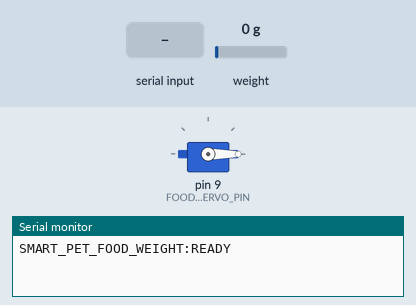
Simulated run of this sketch. Board: Arduino Uno, built with avr-gcc and run on an emulated ATmega328P. On the bench: servo, the last lines printed to the serial monitor. The test bench sets the inputs (shaded band); at power-on: weight on the scale 0 g.

Above: at 2.2 s.
2.3 s: "FOOD_TARGET:\n" received over Serial
At 4.0 s:
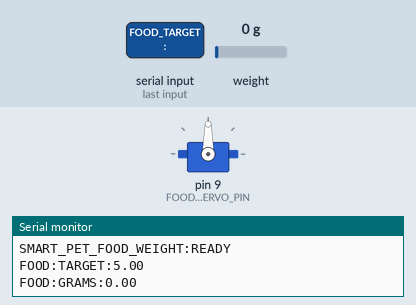
Timing chart, 0 to 24.9 s (numbered marks = the images above; inputs shaded):
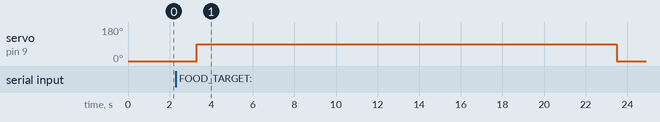

The sketch:

01_food_weight_dispenser.ino
```cpp
#include <Servo.h>
#include "HX711.h"

// ================================================================
// DISPENSADOR DE COMIDA POR PESO - SMART PET HOME
// ================================================================

// HX711
const int HX711_DT_PIN = 3;
const int HX711_SCK_PIN = 2;

// Servo compuerta
const int FOOD_SERVO_PIN = 9;

const int SERVO_CLOSED_ANGLE = 0;
const int SERVO_OPEN_ANGLE = 90;

// Seguridad
const float MIN_TARGET_GRAMS = 5.0;
const float MAX_TARGET_GRAMS = 500.0;
const unsigned long MAX_DISPENSE_TIME_MS = 20000;

// Calibración inicial.
// Este valor se ajusta en pruebas con CAL:<factor>
float calibrationFactor = -7050.0;

HX711 scale;
Servo foodServo;

void setup() {
  Serial.begin(9600);

  foodServo.attach(FOOD_SERVO_PIN);
  closeGate();

  scale.begin(HX711_DT_PIN, HX711_SCK_PIN);
  scale.set_scale(calibrationFactor);
  scale.tare();

  Serial.println("SMART_PET_FOOD_WEIGHT:READY");
}

void loop() {
  readSerialCommand();
}

void readSerialCommand() {
  if (!Serial.available()) {
    return;
  }

  String command = Serial.readStringUntil('\n');
  command.trim();

  if (command.length() == 0) {
    return;
  }

  processCommand(command);
}

void processCommand(String command) {
  if (command == "PING") {
    Serial.println("PONG");
    return;
  }

  if (command == "TARE") {
    scale.tare();
    Serial.println("FOOD:TARE:OK");
    return;
  }

  if (command == "READ_WEIGHT") {
    sendWeight();
    return;
  }

  if (command.startsWith("CAL:")) {
    float newFactor = command.substring(4).toFloat();

    if (newFactor != 0) {
      calibrationFactor = newFactor;
      scale.set_scale(calibrationFactor);

      Serial.print("FOOD:CAL:");
      Serial.println(calibrationFactor);
    } else {
      Serial.println("FOOD:CAL:ERROR");
    }

    return;
  }

  if (command.startsWith("FOOD_TARGET:")) {
    float target = command.substring(12).toFloat();
    dispenseByWeight(target);
    return;
  }

  // Compatibilidad con el sistema anterior por tiempo.
  if (command.startsWith("DISPENSE:")) {
    int durationMs = command.substring(9).toInt();
    dispenseByTime(durationMs);
    Serial.println("DISPENSE:OK");
    return;
  }

  Serial.print("ERROR:UNKNOWN_COMMAND:");
  Serial.println(command);
}

void sendWeight() {
  float weight = getWeightGrams();

  Serial.print("FOOD:WEIGHT:");
  Serial.println(weight, 2);
}

float getWeightGrams() {
  if (!scale.is_ready()) {
    return 0;
  }

  float value = scale.get_units(5);

  // Evitamos valores negativos pequeños por vibración.
  if (value < 0 && value > -2) {
    value = 0;
  }

  return value;
}

void dispenseByWeight(float targetGrams) {
  if (targetGrams < MIN_TARGET_GRAMS) {
    targetGrams = MIN_TARGET_GRAMS;
  }

  if (targetGrams > MAX_TARGET_GRAMS) {
    targetGrams = MAX_TARGET_GRAMS;
  }

  scale.tare();

  Serial.print("FOOD:TARGET:");
  Serial.println(targetGrams, 2);

  openGate();

  unsigned long startTime = millis();

  while (millis() - startTime < MAX_DISPENSE_TIME_MS) {
    float currentWeight = getWeightGrams();

    Serial.print("FOOD:GRAMS:");
    Serial.println(currentWeight, 2);

    if (currentWeight >= targetGrams) {
      break;
    }

    delay(150);
  }

  closeGate();

  delay(500);

  float finalWeight = getWeightGrams();

  Serial.print("FOOD:FINAL:");
  Serial.println(finalWeight, 2);

  Serial.println("FOOD:OK");
}

void dispenseByTime(int durationMs) {
  if (durationMs < 300) {
    durationMs = 300;
  }

  if (durationMs > 20000) {
    durationMs = 20000;
  }

  openGate();
  delay(durationMs);
  closeGate();
}

void openGate() {
  foodServo.write(SERVO_OPEN_ANGLE);
}

void closeGate() {
  foodServo.write(SERVO_CLOSED_ANGLE);
}
```

Measured:
- after the input at 2.3 s, servo on pin 9 (FOOD_SERVO_PIN): 0° → 90° after 1.0 s, → 0° 20.2 s later
